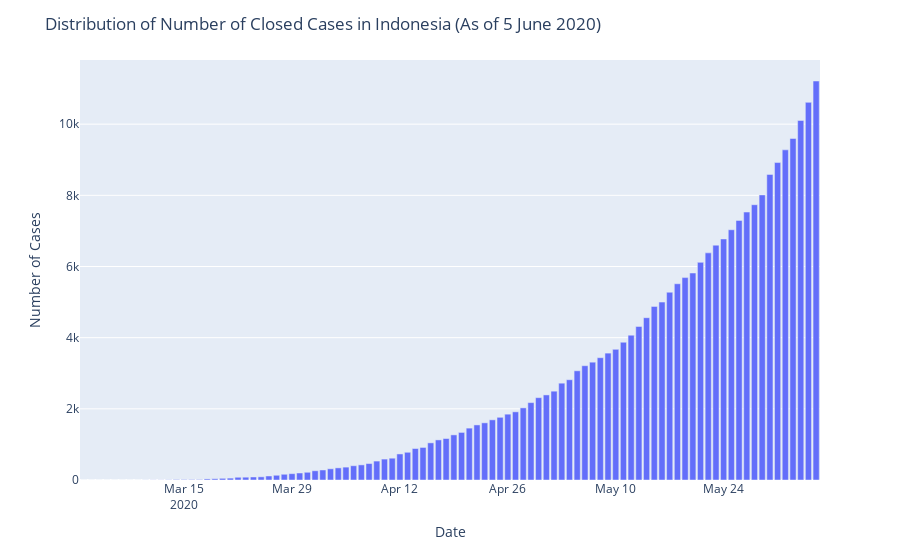

Write notebook code for a chart like this one.
### Code cell
fig=px.bar(x=datewise.index,y=datewise["Recovered"]+datewise["Deaths"])
fig.update_layout(title="Distribution of Number of Closed Cases in Indonesia (As of 5 June 2020)",
                  xaxis_title="Date",yaxis_title="Number of Cases")
fig.show()
